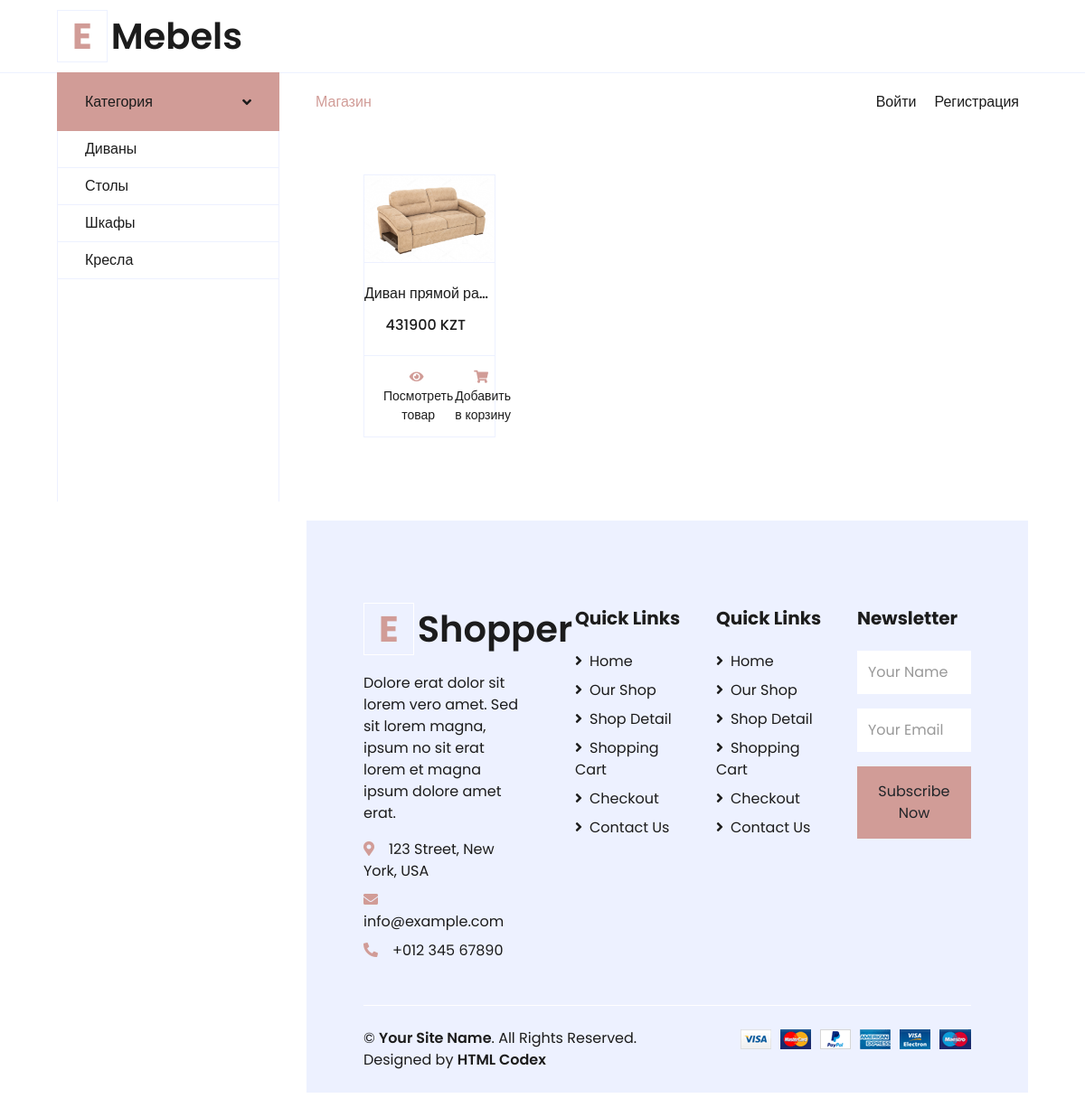
/categoryies/1/, run on the app's committed database.
### core/models.py (models this page shows, shortened)
class Category(models.Model):
    name = models.CharField(max_length=100, verbose_name="Название")
    class Meta:
        verbose_name = "Категория"
        verbose_name_plural = "Категории"

class Furniture(models.Model):
    photo = models.ImageField(upload_to="photos/%Y/%m/%d/", verbose_name="Фото")
    category = models.ForeignKey("Category", on_delete=models.CASCADE, verbose_name="Категория")
    name = models.CharField(max_length=100, verbose_name="Название")
    price = models.IntegerField(verbose_name="Цена")
    created_at = models.DateTimeField(auto_now_add=True,verbose_name="Создано")
    updated_at = models.DateTimeField(auto_now=True,verbose_name="Последний изм.")
    rating = models.IntegerField(default=5,verbose_name="rating")
    published_status = models.IntegerField(default=0, verbose_name="Публиковать?")
    desc = models.TextField(verbose_name="Описание")
    class Meta:
        verbose_name = "Мебель"
        verbose_name_plural = "Мебели"

### core/views.py (the view)
# urls.py: path("categoryies/<int:id>/",categoryies,name="category"),
def categoryies(request,id):
    category = Category.objects.all()
    books = Furniture.objects.filter(category_id=id)
    context = {
        "category":category,
        "books":books,
    }
    return render(request, "core/index.html", context)

### core/templates/core/index.html (shortened to what this page needs)
{% load static %}
<!DOCTYPE html>
<html lang="en">
<head>
    <link href="https://cdnjs.cloudflare.com/ajax/libs/font-awesome/5.10.0/css/all.min.css" rel="stylesheet">
    <link href="{% static 'core/lib/owlcarousel/assets/owl.carousel.min.css' %}" rel="stylesheet">
    <link href="{% static 'core/css/style.css' %}" rel="stylesheet">
</head>
<body>
    <div class="container-fluid">
        <div class="row align-items-center py-3 px-xl-5">
            <div class="col-lg-3 d-none d-lg-block">
                <a href="" class="text-decoration-none">
                    <h1 class="m-0 display-5 font-weight-semi-bold"><span class="text-primary font-weight-bold border px-3 mr-1">E</span>Mebels</h1>
                </a>
            </div>
        </div>
    </div>
    <div class="container-fluid mb-5">
        <div class="row border-top px-xl-5">
            <div class="col-lg-3 d-none d-lg-block">
                <a class="btn shadow-none d-flex align-items-center justify-content-between bg-primary text-white w-100" data-toggle="collapse" href="#navbar-vertical" style="height: 65px; margin-top: -1px; padding: 0 30px;">
                    <h6 class="m-0">Категория</h6>
                    <i class="fa fa-angle-down text-dark"></i>
                </a>
                <nav class="collapse show navbar navbar-vertical navbar-light align-items-start p-0 border border-top-0 border-bottom-0" id="navbar-vertical">
                    <div class="navbar-nav w-100 overflow-hidden" style="height: 410px">
                        {% for j in category %}
                        <a href="{% url 'category' j.id %}" class="nav-item nav-link">{{ j.name }}</a>
                        {% endfor %}
                    </div>
                </nav>
            </div>
            <div class="col-lg-9">
                <nav class="navbar navbar-expand-lg bg-light navbar-light py-3 py-lg-0 px-0">
                    <div class="collapse navbar-collapse justify-content-between" id="navbarCollapse">
                        <div class="navbar-nav mr-auto py-0">
                            <a href="{% url 'home' %}" class="nav-item nav-link active">Магазин</a>
                        </div>
                        <div class="navbar-nav ml-auto py-0">
                        {% if not request.user.is_authenticated %}
                            <a href="{% url 'login' %}" class="nav-item nav-link">Войти</a>
                            <a href="{% url 'registration' %}" class="nav-item nav-link">Регистрация</a>
                        {% endif %}
                        </div>
                    </div>
                </nav>
    <div class="container-fluid pt-5">
        <div class="row px-xl-5 pb-3">
            {% for b in books %}
            <div class="col-lg-3 col-md-6 col-sm-12 pb-1">
                <div class="card product-item border-0 mb-4">
                    <div class="card-header product-img position-relative overflow-hidden bg-transparent border p-0">
                        <img class="img-fluid w-100" src="{{ b.photo.url }}" alt="">
                    </div>
                    <div class="card-body border-left border-right text-center p-0 pt-4 pb-3">
                        <h6 class="text-truncate mb-3">{{ b.name }}</h6>
                        <div class="d-flex justify-content-center">
                            <h6>{{ b.price }} KZT</h6><h6 class="text-muted ml-2">
                        </div>
                    </div>
                    <div class="card-footer d-flex justify-content-between bg-light border">
                        <a href="{% url 'details' b.id %}" class="btn btn-sm text-dark p-0"><i class="fas fa-eye text-primary mr-1"></i>Посмотреть товар</a>
                        <a href="{% url 'card_add' b.id %}" class="btn btn-sm text-dark p-0"><i class="fas fa-shopping-cart text-primary mr-1"></i>Добавить в корзину</a>
                    </div>
                </div>
            </div>
           {% endfor %}
        </div>
    </div>
    <div class="container-fluid bg-secondary text-dark mt-5 pt-5">
        <div class="row px-xl-5 pt-5">
            <div class="col-lg-4 col-md-12 mb-5 pr-3 pr-xl-5">
                <a href="" class="text-decoration-none">
                    <h1 class="mb-4 display-5 font-weight-semi-bold"><span class="text-primary font-weight-bold border border-white px-3 mr-1">E</span>Shopper</h1>
                </a>
                <p>Dolore erat dolor sit lorem vero amet. Sed sit lorem magna, ipsum no sit erat lorem et magna ipsum dolore amet erat.</p>
                <p class="mb-2"><i class="fa fa-map-marker-alt text-primary mr-3"></i>123 Street, New York, USA</p>
                <p class="mb-2"><i class="fa fa-envelope text-primary mr-3"></i>info@example.com</p>
                <p class="mb-0"><i class="fa fa-phone-alt text-primary mr-3"></i>+012 345 67890</p>
            </div>
            <div class="col-lg-8 col-md-12">
                <div class="row">
                    <div class="col-md-4 mb-5">
                        <h5 class="font-weight-bold text-dark mb-4">Quick Links</h5>
                        <div class="d-flex flex-column justify-content-start">
                            <a class="text-dark mb-2" href="index.html"><i class="fa fa-angle-right mr-2"></i>Home</a>
                            <a class="text-dark mb-2" href="shop.html"><i class="fa fa-angle-right mr-2"></i>Our Shop</a>
                            <a class="text-dark mb-2" href="detail.html"><i class="fa fa-angle-right mr-2"></i>Shop Detail</a>
                            <a class="text-dark mb-2" href="cart.html"><i class="fa fa-angle-right mr-2"></i>Shopping Cart</a>
                            <a class="text-dark mb-2" href="checkout.html"><i class="fa fa-angle-right mr-2"></i>Checkout</a>
                            <a class="text-dark" href="contact.html"><i class="fa fa-angle-right mr-2"></i>Contact Us</a>
                        </div>
                    </div>
                    <div class="col-md-4 mb-5">
                        <h5 class="font-weight-bold text-dark mb-4">Quick Links</h5>
                        <div class="d-flex flex-column justify-content-start">
                            <a class="text-dark mb-2" href="index.html"><i class="fa fa-angle-right mr-2"></i>Home</a>
                            <a class="text-dark mb-2" href="shop.html"><i class="fa fa-angle-right mr-2"></i>Our Shop</a>
                            <a class="text-dark mb-2" href="detail.html"><i class="fa fa-angle-right mr-2"></i>Shop Detail</a>
                            <a class="text-dark mb-2" href="cart.html"><i class="fa fa-angle-right mr-2"></i>Shopping Cart</a>
                            <a class="text-dark mb-2" href="checkout.html"><i class="fa fa-angle-right mr-2"></i>Checkout</a>
                            <a class="text-dark" href="contact.html"><i class="fa fa-angle-right mr-2"></i>Contact Us</a>
                        </div>
                    </div>
                    <div class="col-md-4 mb-5">
                        <h5 class="font-weight-bold text-dark mb-4">Newsletter</h5>
                        <form action="">
                            <div class="form-group">
                                <input type="text" class="form-control border-0 py-4" placeholder="Your Name" required="required" />
                            </div>
                            <div class="form-group">
                                <input type="email" class="form-control border-0 py-4" placeholder="Your Email"
                                    required="required" />
                            </div>
                            <div>
                                <button class="btn btn-primary btn-block border-0 py-3" type="submit">Subscribe Now</button>
                            </div>
                        </form>
                    </div>
                </div>
            </div>
        </div>
        <div class="row border-top border-light mx-xl-5 py-4">
            <div class="col-md-6 px-xl-0">
                <p class="mb-md-0 text-center text-md-left text-dark">
                    &copy; <a class="text-dark font-weight-semi-bold" href="#">Your Site Name</a>. All Rights Reserved. Designed
                    by
                    <a class="text-dark font-weight-semi-bold" href="https://htmlcodex.com">HTML Codex</a>
                </p>
            </div>
            <div class="col-md-6 px-xl-0 text-center text-md-right">
                <img class="img-fluid" src="{% static 'core/img/payments.png' %}" alt="">
            </div>
        </div>
    </div>
</body>
</html>

### data on the page
Category: name "Диваны"
Category: name "Столы"
Category: name "Шкафы"
Category: name "Кресла"
Furniture: photo (picture), name "Диван прямой ра…", price "431900"
